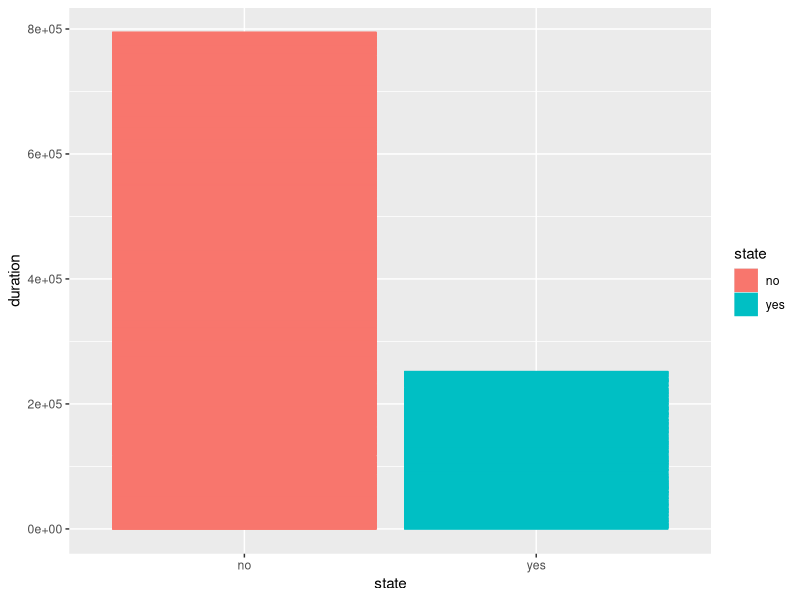
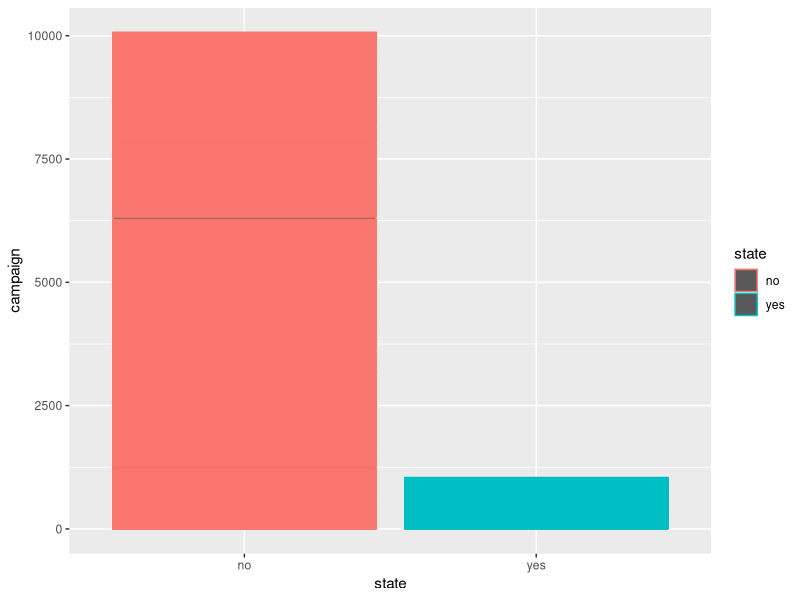
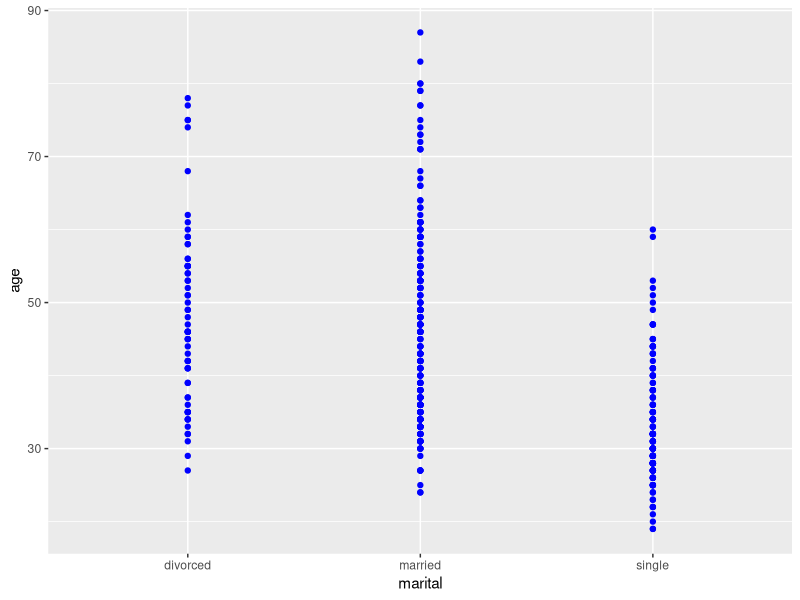
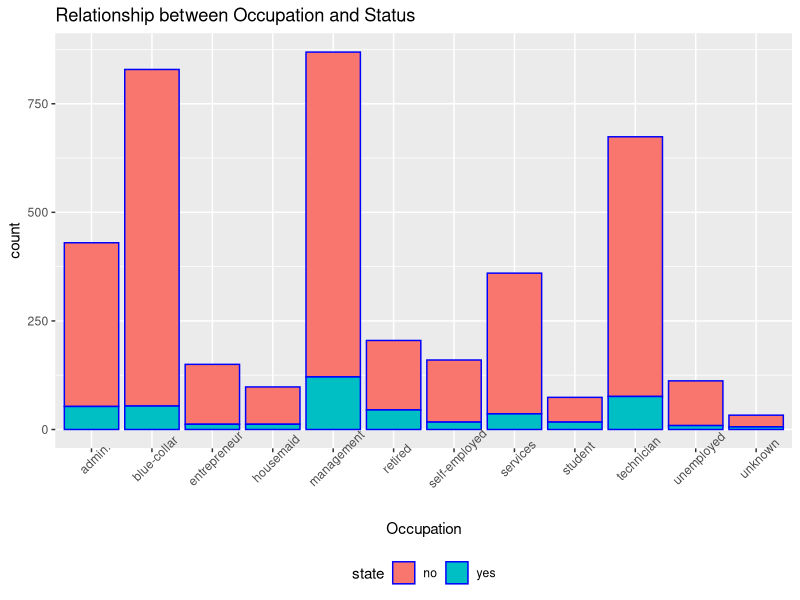
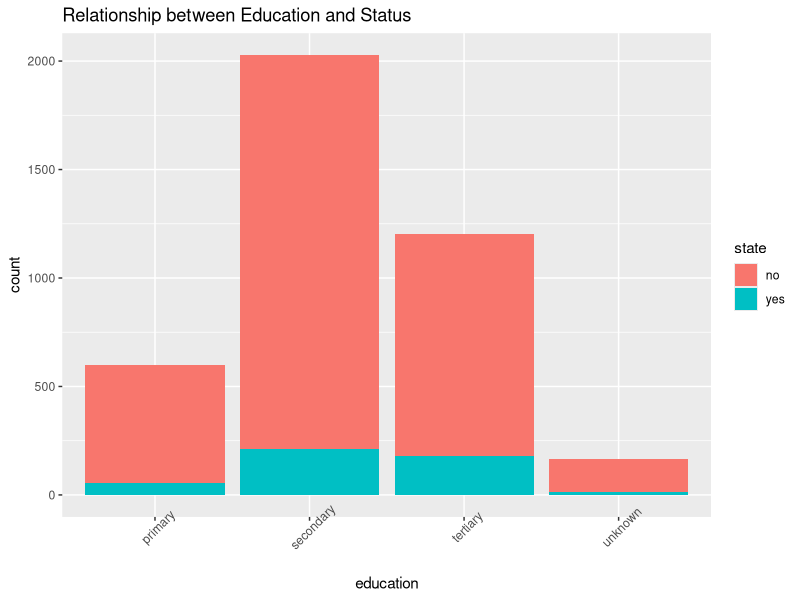
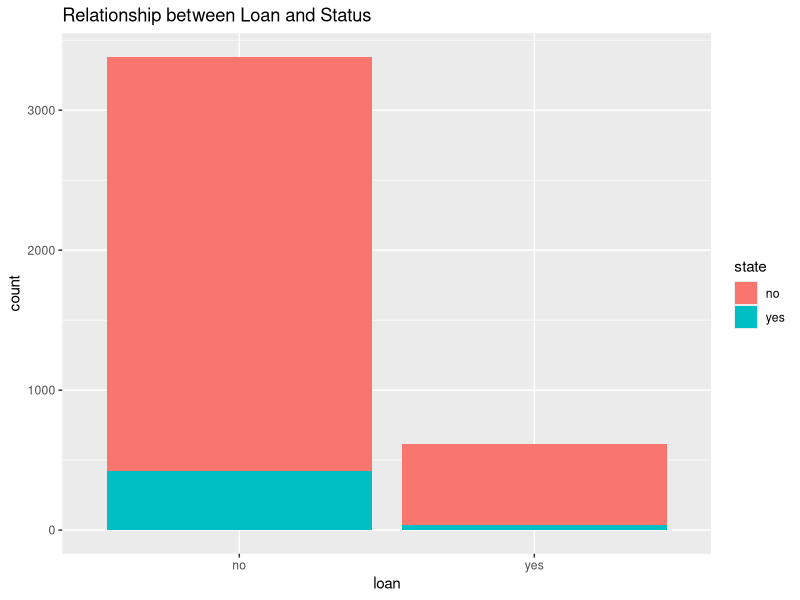
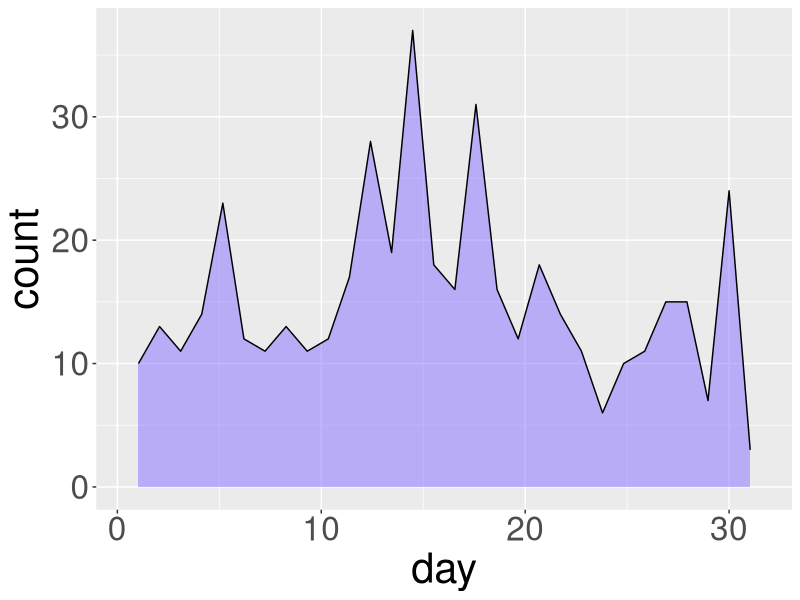
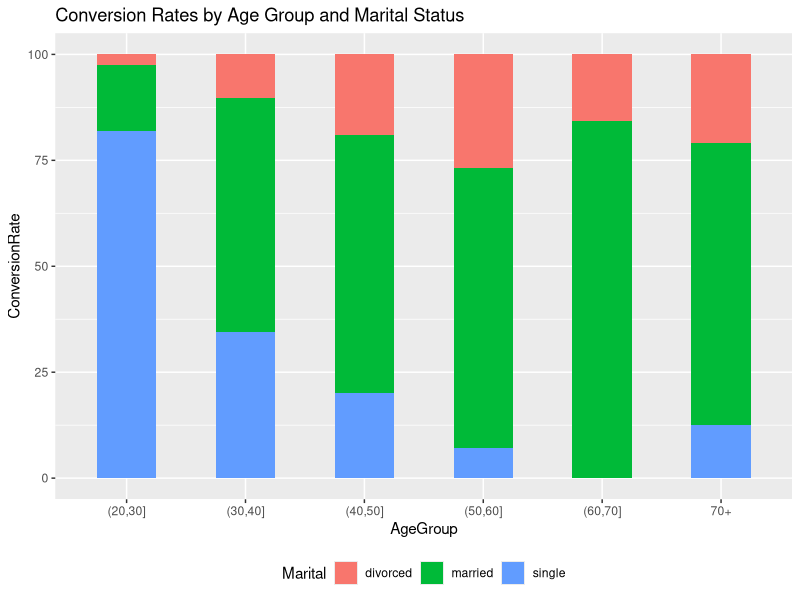

The R script that drew these images, in order:
## ---- chunk 1
knitr::opts_chunk$set(echo = TRUE)
## ---- chunk 2
# install.packages("dyplr")
# install.packages("mlbench")
library(dplyr)
library(tidyverse)
library(lubridate)
library(tidyr)
library(skimr)
library(ggplot2)
library(mlbench)
library(gmodels)
library(class)
library(knitr)


## ---- chunk 3

#reading the client dataset
client_df<-read.csv("Data.csv")

#checking first 6 entries 
head(client_df)

#smmarising
summary(client_df)



## ---- chunk 4

#renaming the column "y" to "State" 
#which describes whether the customer said 'yes' or 'no' to the deposit

client_df <- client_df %>% 
       rename("state" = "y")
head(client_df)




## ---- chunk 5
# 
# #filtering 
# 
df_state_yes<-filter(client_df,state=="yes")
head(df_state_yes)

# 
# # Calculate count by age and state
# client_count <- client_df %>%
#   group_by(age, state) %>%
#   summarize(Count = n())
# 
# 
# # Define custom color palette
# custom_palette <- c("blue", "red")
# 
# # Apply custom theme
# theme_set(theme_minimal(base_size = 12) +
#             theme(axis.title.x = element_text(size = 14),
#                   axis.title.y = element_text(size = 14),
#                   axis.text.x = element_text(size = 10),
#                   axis.text.y = element_text(size = 10),
#                   plot.title = element_text(hjust = 0.5, size = 16),
#                   legend.position = "bottom"))
# 
# # Plot
# ggplot(data = client_count, aes(x = age, y = Count, color = state, group = state)) +
#   geom_line(size = 1.2) +
#   scale_x_continuous(breaks = seq(20, 70, by = 5)) +
#   scale_color_manual(values = custom_palette, name = "State",
#                      labels = c("Yes", "No")) +
#   labs(title = "Relationship between Age and Status",
#        x = "Age",
#        y = "Count",
#        color = "State")


## ---- chunk 6

unique(client_df$state)

#remove empty string values form state column
client_df <- subset(client_df, state != " ")

unique(client_df$state)



ggplot(data = client_df, aes(x = state, y = duration, fill = state, colour = state)) + 
  geom_bar(stat = "identity") 
 



## ---- chunk 7


#Relationship between Campaign and Status
ggplot(data=client_df, aes(x = state,y= campaign , colour = state)) + 
  geom_bar(stat = "identity")




## ---- chunk 8

#Relationship between Marital status and Age

ggplot(df_state_yes)+
  geom_point(mapping = aes(x=marital,y=age) ,color="blue")



## ---- chunk 9


#Relationship between Occupation and Status
ggplot(data = client_df) +
  geom_bar(mapping = aes(x = job, fill = state), color = "blue") +
  theme(axis.text.x = element_text(angle = 45), legend.position = "bottom") +
  labs(x = "Occupation", title = "Relationship between Occupation and Status")
## ---- chunk 10


#Relationship between Education and Status

ggplot(data=client_df)+
  geom_bar(mapping = aes(x = education,fill=state))+ 
  theme(axis.text.x = element_text(angle = 45)) +
  labs(title = "Relationship between Education and Status")




## ---- chunk 11

#Relationship between Loan and Status

ggplot(data=client_df)+
  geom_bar(mapping = aes(x = loan,fill=state))+ 
  labs(title = "Relationship between Loan and Status")




## ---- chunk 12


day_hist <- ggplot(df_state_yes, aes(day))
day_hist + geom_area(stat = "bin", color = "black",fill = "slateblue1", alpha = 0.5) + theme(text = element_text(size=30))



## ---- chunk 13

conversionsAgeMarital <- df_state_yes %>%
  group_by(AgeGroup = cut(age, breaks = seq(20, 70, by = 10)),
           Marital = marital) %>%
  summarize(Count = n(), 
            NumConversions = sum(ifelse(state == "yes", 1, 0))) %>%
  mutate(TotalCount = sum(Count),
         ConversionRate = NumConversions / TotalCount * 100)

# Print the intermediate steps to debug
print(conversionsAgeMarital)

kable(conversionsAgeMarital)



#rename the last groups
conversionsAgeMarital$AgeGroup <- as.character(conversionsAgeMarital$AgeGroup)
conversionsAgeMarital$AgeGroup[is.na(conversionsAgeMarital$AgeGroup)] <- "70+"

#visualizing conversions by age group and marital status
ggplot(conversionsAgeMarital, aes(x=AgeGroup, y=ConversionRate, fill=Marital)) +
  geom_bar(width=0.5, stat = "identity") +
  labs(title="Conversion Rates by Age Group and Marital Status") +
  theme( legend.position = 'bottom')




# Sort the data frame by ConversionRate in descending order
conversionsAgeMarital <- conversionsAgeMarital[order(-conversionsAgeMarital$ConversionRate), ]

# Print the sorted data frame
print(conversionsAgeMarital)

# Rename the last groups
conversionsAgeMarital$AgeGroup <- as.character(conversionsAgeMarital$AgeGroup)
conversionsAgeMarital$AgeGroup[is.na(conversionsAgeMarital$AgeGroup)] <- "70+"

# Tabulate the sorted data
kable(conversionsAgeMarital)
write.csv(conversionsAgeMarital, "conversions_data.csv", row.names = TRUE)


## ---- chunk 14




client_df$month <- factor(client_df$month, levels = c("jan", "feb", "mar", "apr", "may", "jun", "jul", "aug", "sep", "oct", "nov", "dec")) # Sort by chronological month order

month_bar <- ggplot(client_df, aes(month, fill = state)) +
  geom_bar(color = "black") + 
  theme(text = element_text(size = 30), axis.text.x = element_text(angle = 90, vjust = 0.5, hjust = 1, size = 30))

month_bar





## ---- chunk 15


df_state_yes$month <- factor(df_state_yes$month,levels = c("jan", "feb", "mar", "apr","may", "jun", "jul", "aug","sep", "oct", "nov", "dec")) #sort by chronological month order
month_bar <- ggplot(df_state_yes, aes(month))
month_bar + geom_bar(color = "black",fill = "gold") +  theme(text = element_text(size=30), axis.text.x=element_text(angle = 90, vjust = 0.5, hjust=1,size=30))




## ---- chunk 16


df_state_no <- filter(client_df,state=="no")
head(df_state_no)


df_state_no$month <- factor(df_state_no$month,levels = c("jan", "feb", "mar", "apr","may", "jun", "jul", "aug","sep", "oct", "nov", "dec")) #sort by chronological month order
month_bar <- ggplot(df_state_no, aes(month))
month_bar + geom_bar(color = "black",fill = "gold") +  theme(text = element_text(size=30), axis.text.x=element_text(angle = 90, vjust = 0.5, hjust=1,size=30))
